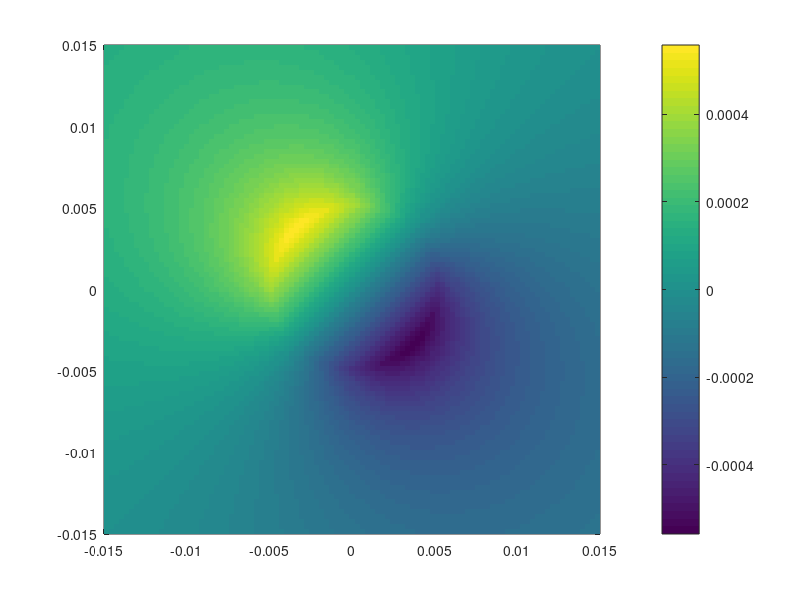
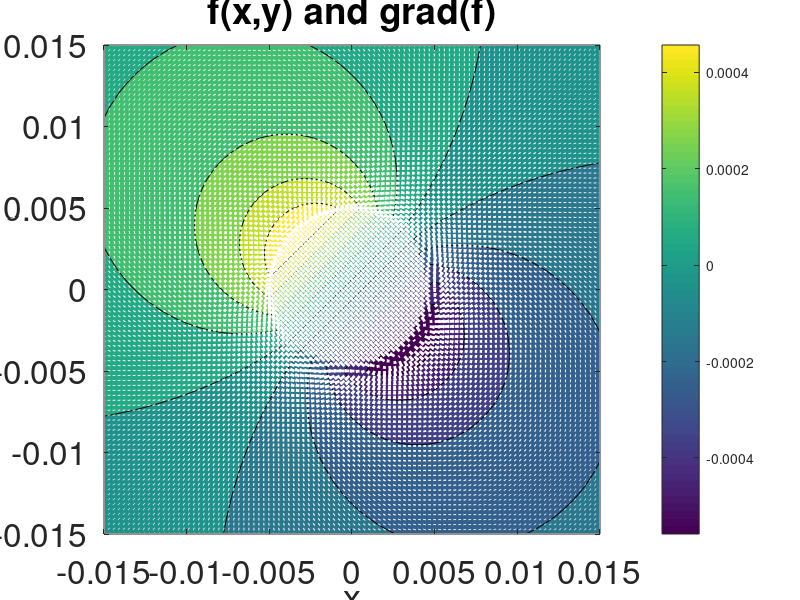
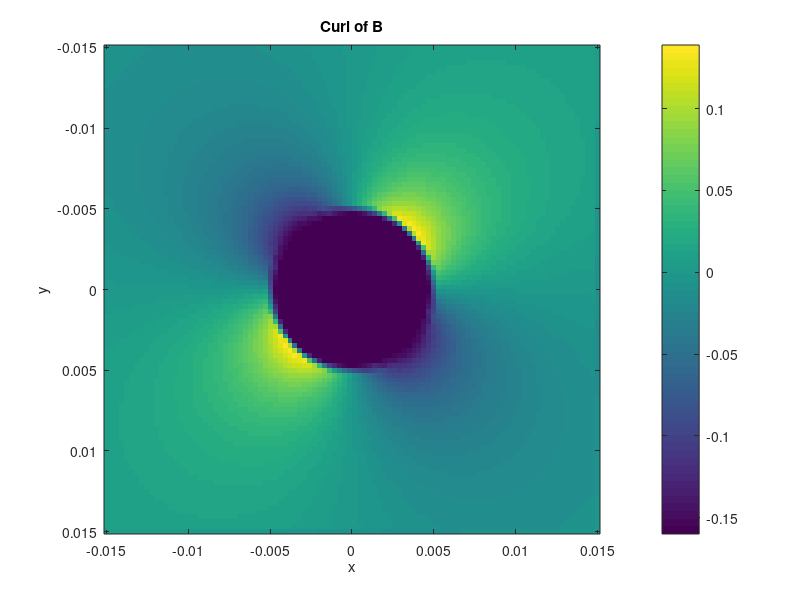
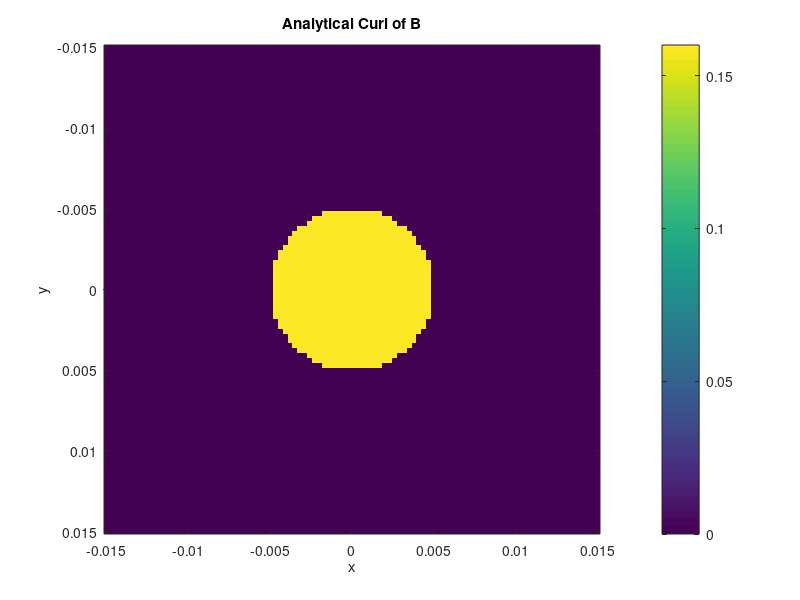

Reproduce these figures in MATLAB, in order.
%% Multidimensional function and partial derivatives:  grad and div (laplacian and curl also useful)
lx=100;
ly=100;
%constants
I=10;
a=0.005;
m0=(4*pi)*10.^(-7);

x = linspace(-3*a,3*a,lx);
y = linspace(-3*a,3*a,ly);
[X,Y]=meshgrid(x,y);
%f=exp(-(X.^2)/2/2).*exp(-Y.^2/2/1);

f = zeros(100,100);
for i=1:100
    for j=1:100
        if (sqrt(x(i).^2 +y(j).^2) < a)
            f(i,j) = ((m0.*I)/(2.*pi.*a.^2).*sqrt(x(i).^2+y(j).^2)).*(-y(j)/sqrt(x(i).^2+y(j).^2)+(x(i)./sqrt(x(i).^2+y(j).^2)));
        else
            f(i,j) = ((m0.*I)/(2.*pi.*sqrt(x(i).^2+y(j).^2))).*(-y(j)/sqrt(x(i).^2+y(j).^2)+(x(i)./sqrt(x(i).^2+y(j).^2)));
        end %if 
    end %for
end %for

%% plotter
figure(1);
pcolor(x,y,f);
shading flat;
colorbar;
hold off;

figure(2);
contourf(x,y,f);
xlabel('x');
ylabel('y');
xlim([-0.015 0.015]);
ylim([-0.015 0.015]);
title('f(x,y) and grad(f)');
colorbar;
hold off;

%gradient of scalar function
dx=x(2)-x(1);
dy=y(2)-y(1);

%% Gradient
gradx=zeros(size(f));
grady=zeros(size(f));

%x component of gradient
gradx(:,1)=(f(:,2)-f(:,1))/dx;
for ix=2:lx-1
    gradx(:,ix)=(f(:,ix+1)-f(:,ix-1))/2/dx;    %\partial/\partial x
end %for
gradx(:,lx)=(f(:,lx)-f(:,lx-1))/dx;

%y component of gradient
grady(1,:)=(f(2,:)-f(1,:))/dy;
for iy=2:ly-1
    grady(iy,:)=(f(iy+1,:)-f(iy-1,:))/2/dy;    %\partial/\partial y
end %for
grady(ly,:)=(f(ly,:)-f(ly-1,:))/dy;

%add quiver on top of color plot
hold on;
quiver(X,Y,gradx,grady,'Color','white','LineWidth',2);
set(gca,'FontSize',24);


%% Curl Numerical
curlx=zeros(ly,lx);
curly=zeros(ly,lx);

% x component of curl
curlx(:,1)=(f(:,2)-f(:,1))/dx;
for ix=2:lx-1
    curlx(:,ix)=(f(:,ix+1)-f(:,ix-1))/2/dx;    %\partial/\partial x
end %for
curlx(:,lx-1)=(f(:,lx-1)-f(:,lx-2))/dx;

%y component of curl 
curly(1,:)=(f(2,:)-f(1,:))/dy;
for iy=2:ly-1
    curly(iy,:)=(f(iy+1,:)-f(iy-1,:))/2/dy;    %\partial/\partial y
end %for
curly(ly-1,:)=(f(ly-1,:)-f(ly-2,:))/dy;

curl_B=curlx-curly;

figure(3);
imagesc(x,y,curl_B);
xlabel('x');
ylabel('y');
title('Curl of B');
colorbar;
hold off;

%% Curl Analytical
f = zeros(100,100);
for i=1:100
    for j=1:100
        if (sqrt(x(i).^2 + y(j).^2) < a)
            f(i,j) = 2*((m0.*I)/(2.*pi.*a.^2)); %Hand calculated curl 
        else
            f(i,j) = 0; %Hand calculated curl 
        end %if 
    end %for
end %for

figure(4);
imagesc(x,y,f);
xlabel('x');
ylabel('y');
title('Analytical Curl of B');
colorbar;
shading flat; 

